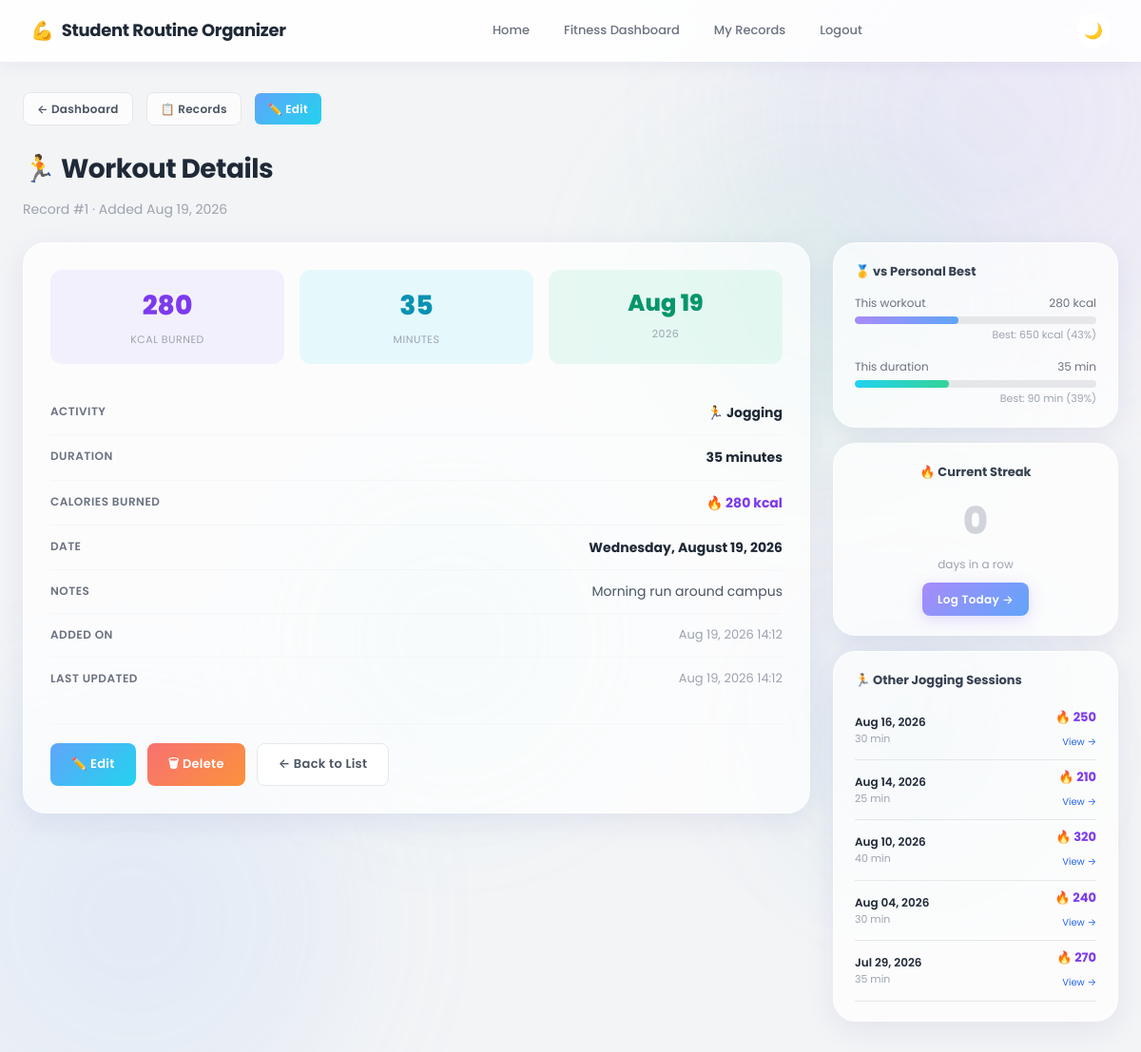
Page /modules/exercise/exercise_details.php?id=1 (signed in) on the committed database.
### tables this page shows
CREATE TABLE `exercise` (
  `exercise_id` int(11) NOT NULL,
  `user_id` int(11) NOT NULL,
  `activity_type` varchar(50) NOT NULL,
  `duration` int(11) NOT NULL COMMENT 'duration in minutes',
  `calories_burned` int(11) NOT NULL,
  `exercise_date` date NOT NULL,
  `notes` varchar(255) DEFAULT NULL,
  `created_at` timestamp NOT NULL DEFAULT current_timestamp(),
  `updated_at` timestamp NOT NULL DEFAULT current_timestamp() ON UPDATE current_timestamp()
);

### modules/exercise/exercise_details.php (the view, shortened to what the rows shown need)
<?php
require_once "../../includes/session_check.php";
require_once "../../config/database.php";
require_once "exercise_functions.php";
$exercise_id = isset($_GET['id']) ? (int)$_GET['id'] : 0;
$exercise = getExerciseById($conn, $exercise_id, $logged_in_user_id);
$icon = isset($activity_icons[$exercise['activity_type']]) ? $activity_icons[$exercise['activity_type']] : '🏃';
$all = getExercisesForUser($conn, $logged_in_user_id, $exercise['activity_type'], '', 'newest');
$sameType = array_values(array_filter($all, function($r) use ($exercise_id) {
    return $r['exercise_id'] != $exercise_id;
}));
$sameType = array_slice($sameType, 0, 5);
$bests  = getPersonalBests($conn, $logged_in_user_id);
require_once "../../includes/header.php";
?>
<div style="display:flex; align-items:center; gap:14px; margin-bottom:24px; flex-wrap:wrap;">
    <a href="dashboard.php" class="btn btn-secondary" style="font-size:12px; padding:7px 14px;">← Dashboard</a>
    <a href="exercise_list.php" class="btn btn-secondary" style="font-size:12px; padding:7px 14px;">📋 Records</a>
    <a href="edit_exercise.php?id=<?php echo $exercise_id; ?>" class="btn btn-edit btn-small" style="font-size:12px; padding:7px 14px;">✏️ Edit</a>
</div>
<h1><?php echo $icon; ?> Workout Details</h1>
<p style="color:var(--gray-400); font-size:14px; margin-bottom:24px;">
    Record #<?php echo $exercise['exercise_id']; ?> · Added <?php echo date('M d, Y', strtotime($exercise['created_at'])); ?>
</p>
<div style="display:grid; grid-template-columns:1fr 300px; gap:24px; align-items:start;">
    <div>
        <div class="card detail-card fade-in">
            <div style="display:grid; grid-template-columns:repeat(3,1fr); gap:16px; margin-bottom:28px; text-align:center;">
                <div style="background:rgba(167,139,250,0.1); border-radius:var(--radius-sm); padding:16px;">
                    <div style="font-size:28px; font-weight:800; color:var(--purple-dark);">
                        <?php echo $exercise['calories_burned']; ?>
                    </div>
                    <div style="font-size:11px; color:var(--gray-400); text-transform:uppercase; letter-spacing:0.5px; margin-top:4px;">kcal burned</div>
                </div>
                <div style="background:rgba(34,211,238,0.1); border-radius:var(--radius-sm); padding:16px;">
                    <div style="font-size:28px; font-weight:800; color:var(--cyan-dark);">
                        <?php echo $exercise['duration']; ?>
                    </div>
                    <div style="font-size:11px; color:var(--gray-400); text-transform:uppercase; letter-spacing:0.5px; margin-top:4px;">minutes</div>
                </div>
                <div style="background:rgba(52,211,153,0.1); border-radius:var(--radius-sm); padding:16px;">
                    <div style="font-size:24px; font-weight:800; color:var(--green-dark);">
                        <?php echo date('M d', strtotime($exercise['exercise_date'])); ?>
                    </div>
                    <div style="font-size:11px; color:var(--gray-400); text-transform:uppercase; letter-spacing:0.5px; margin-top:4px;"><?php echo date('Y', strtotime($exercise['exercise_date'])); ?></div>
                </div>
            </div>
            <div style="display:flex; flex-direction:column; gap:0;">
                <div style="display:flex; justify-content:space-between; padding:12px 0; border-bottom:1px solid rgba(229,231,235,0.3);">
                    <span style="font-size:12px; font-weight:600; color:var(--gray-500); text-transform:uppercase; letter-spacing:0.5px;">Activity</span>
                    <span style="font-size:14px; font-weight:700; color:var(--gray-800);">
                        <?php echo $icon; ?> <?php echo htmlspecialchars($exercise['activity_type']); ?>
                    </span>
                </div>
                <div style="display:flex; justify-content:space-between; padding:12px 0; border-bottom:1px solid rgba(229,231,235,0.3);">
                    <span style="font-size:12px; font-weight:600; color:var(--gray-500); text-transform:uppercase; letter-spacing:0.5px;">Duration</span>
                    <span style="font-size:14px; font-weight:700; color:var(--gray-800);"><?php echo htmlspecialchars($exercise['duration']); ?> minutes</span>
                </div>
                <div style="display:flex; justify-content:space-between; padding:12px 0; border-bottom:1px solid rgba(229,231,235,0.3);">
                    <span style="font-size:12px; font-weight:600; color:var(--gray-500); text-transform:uppercase; letter-spacing:0.5px;">Calories Burned</span>
                    <span style="font-size:14px; font-weight:700; color:var(--purple-dark);">🔥 <?php echo number_format($exercise['calories_burned']); ?> kcal</span>
                </div>
                <div style="display:flex; justify-content:space-between; padding:12px 0; border-bottom:1px solid rgba(229,231,235,0.3);">
                    <span style="font-size:12px; font-weight:600; color:var(--gray-500); text-transform:uppercase; letter-spacing:0.5px;">Date</span>
                    <span style="font-size:14px; font-weight:700; color:var(--gray-800);">
                        <?php echo date('l, F j, Y', strtotime($exercise['exercise_date'])); ?>
                    </span>
                </div>
                <div style="display:flex; justify-content:space-between; padding:12px 0; border-bottom:1px solid rgba(229,231,235,0.3);">
                    <span style="font-size:12px; font-weight:600; color:var(--gray-500); text-transform:uppercase; letter-spacing:0.5px;">Notes</span>
                    <span style="font-size:14px; color:var(--gray-600); max-width:280px; text-align:right; line-height:1.5;">
                        <?php echo $exercise['notes'] ? htmlspecialchars($exercise['notes']) : '<em style="color:var(--gray-300);">No notes added.</em>'; ?>
                    </span>
                </div>
                <div style="display:flex; justify-content:space-between; padding:12px 0; border-bottom:1px solid rgba(229,231,235,0.3);">
                    <span style="font-size:12px; font-weight:600; color:var(--gray-500); text-transform:uppercase; letter-spacing:0.5px;">Added On</span>
                    <span style="font-size:13px; color:var(--gray-400);">
                        <?php echo date('M d, Y H:i', strtotime($exercise['created_at'])); ?>
                    </span>
                </div>
                <div style="display:flex; justify-content:space-between; padding:12px 0;">
                    <span style="font-size:12px; font-weight:600; color:var(--gray-500); text-transform:uppercase; letter-spacing:0.5px;">Last Updated</span>
                    <span style="font-size:13px; color:var(--gray-400);">
                        <?php echo date('M d, Y H:i', strtotime($exercise['updated_at'])); ?>
                    </span>
                </div>
            </div>
        </div>
    </div>
    <div style="display:flex; flex-direction:column; gap:16px;">
        <div class="card fade-in delay-1" style="padding:20px 22px;">
            <div style="margin-bottom:14px;">
                <div style="display:flex; justify-content:space-between; font-size:12px; color:var(--gray-500); margin-bottom:5px;">
                    <span>This workout</span>
                    <span><?php echo $exercise['calories_burned']; ?> kcal</span>
                </div>
                <?php $calPct = $bests['highest_calories'] > 0 ? min(100, round($exercise['calories_burned'] / $bests['highest_calories'] * 100)) : 0; ?>
                <div style="height:8px; background:var(--gray-200); border-radius:4px; overflow:hidden;">
                    <div style="height:100%; width:<?php echo $calPct; ?>%; background:linear-gradient(90deg, var(--purple), var(--blue)); border-radius:4px; transition:width 1s ease;"></div>
                </div>
                <div style="text-align:right; font-size:11px; color:var(--gray-400); margin-top:3px;">
                    Best: <?php echo $bests['highest_calories']; ?> kcal (<?php echo $calPct; ?>%)
                </div>
            </div>
            <div>
                <div style="display:flex; justify-content:space-between; font-size:12px; color:var(--gray-500); margin-bottom:5px;">
                    <span>This duration</span>
                    <span><?php echo $exercise['duration']; ?> min</span>
                </div>
                <?php $durPct = $bests['longest_workout'] > 0 ? min(100, round($exercise['duration'] / $bests['longest_workout'] * 100)) : 0; ?>
                <div style="height:8px; background:var(--gray-200); border-radius:4px; overflow:hidden;">
                    <div style="height:100%; width:<?php echo $durPct; ?>%; background:linear-gradient(90deg, var(--cyan), var(--green)); border-radius:4px; transition:width 1s ease;"></div>
                </div>
                <div style="text-align:right; font-size:11px; color:var(--gray-400); margin-top:3px;">
                    Best: <?php echo $bests['longest_workout']; ?> min (<?php echo $durPct; ?>%)
                </div>
            </div>
        </div>
        <?php if (!empty($sameType)): ?>
        <div class="card fade-in delay-3" style="padding:20px 22px;">
            <div style="font-size:13px; font-weight:700; color:var(--gray-700); margin-bottom:10px;">
                <?php echo $icon; ?> Other <?php echo htmlspecialchars($exercise['activity_type']); ?> Sessions
            </div>
            <?php foreach ($sameType as $r): ?>
                <div style="display:flex; justify-content:space-between; align-items:center; padding:8px 0; border-bottom:1px solid var(--gray-200);">
                    <div>
                        <div style="font-size:12px; font-weight:600; color:var(--gray-800);"><?php echo date('M d, Y', strtotime($r['exercise_date'])); ?></div>
                        <div style="font-size:11px; color:var(--gray-400);"><?php echo $r['duration']; ?> min</div>
                    </div>
                    <div style="text-align:right;">
                        <div style="font-size:13px; font-weight:700; color:var(--purple-dark);">🔥 <?php echo $r['calories_burned']; ?></div>
                        <a href="exercise_details.php?id=<?php echo $r['exercise_id']; ?>" style="font-size:10px; color:var(--blue-dark); text-decoration:none;">View →</a>
                    </div>
                </div>
            <?php endforeach; ?>
        </div>
        <?php endif; ?>
    </div>
</div>
<?php require_once "../../includes/footer.php"; ?>

### rows in the picture
exercise: activity_type "🏃", exercise_id "1", created_at "Aug 19, 2026", calories_burned "280", duration "35", exercise_date "Aug 19", exercise_date "2026", activity_type "Jogging", exercise_date "Wednesday, August 19, 2026", notes "Morning run around campus", created_at "Aug 19, 2026 14:12", updated_at "Aug 19, 2026 14:12", calories_burned "43", duration "39"
exercise: exercise_date "Aug 16, 2026", duration "30", calories_burned "250"
exercise: exercise_date "Aug 14, 2026", duration "25", calories_burned "210"
exercise: exercise_date "Aug 10, 2026", duration "40", calories_burned "320"
exercise: exercise_date "Aug 04, 2026", duration "30", calories_burned "240"
exercise: exercise_date "Jul 29, 2026", duration "35", calories_burned "270"

### other values in the picture
$bests['highest_calories'] "650"
$bests['longest_workout'] "90"
$streak "0"
